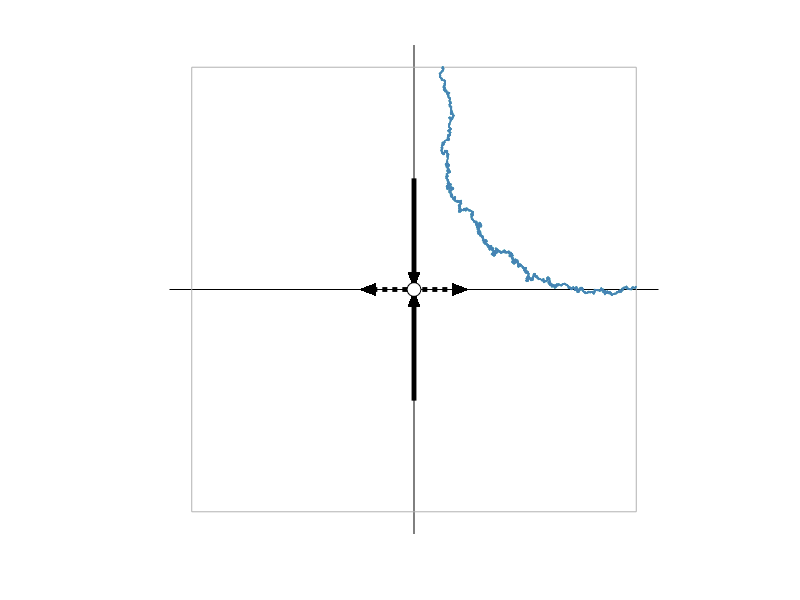

This chart was generated by the following MATLAB code:
function figure6
%FIGURE6  A dissipative linear saddle equilibrium point

%   Kathryn A. Daltorio & Andrew D. Horchler, horchler @ gmail . com
%   Created 6-7-14, Revision: 1.1, 6-15-14


rng(15);                            % Set random seed to mak repeatable
dt = 1e-4;                          % Integration step size
delta = 0.1;                        % Neighborhood size
lambda_s = 0.08; lambda_u = 0.04;   % Stable and unstable eigenvalues
epsilon = 1.5e-3;                   % Noise magnitude

figure('Color','w','Renderer','painters');
pos = get(gcf,'Position'); set(gcf,'Position',pos([1:3 3]));
axis([-1 1 -1 1]*delta*1.1);
axis square; axis off; hold on;

% Draw axes, saddle, and eigenvectors
arrowx = 0.25*delta; arrowy = 0.5*delta;
arrow_length = 0.08*delta; arrow_width = 0.03*delta;
plot([-1 1]*delta*1.1,[0 0],'k',[0 0],[-1 1]*delta*1.1,'k');
plot([0 0],[1 -1]*arrowy,'k','LineWidth',3.5);
patch([0 -1 1 -1 1]*arrow_width,[0 1 1 -1 -1]*arrow_length,'k',...
      'EdgeColor','none');
plot([-1 1]*0.75*arrowx,[0 0],'k:','LineWidth',3.5);
patch([-arrowx -arrowx+arrow_length -arrowx+arrow_length -arrowx ...
       arrowx arrowx-arrow_length arrowx-arrow_length arrowx],...
      [0 1 -1 0 0 1 -1 0]*arrow_width,'k','EdgeColor','none');
plot(0,0,'ko','MarkerSize',10,'MarkerFaceColor','w');
plot([1 1 -1 -1 1]*delta,[1 -1 -1 1 1]*delta,'Color',[0.7 0.7 0.7]);
drawnow;

% Draw contour lines using solution to ODE
for x0 = 5*logspace(log10(delta/100),log10(delta/10),4)
    tf = log(delta/x0)/lambda_u; t = 0:dt:tf;
    x = x0*exp(lambda_u*t);
    y = delta*exp(-lambda_s*t);
    
    plot(x,y,'k','Color',[0.5 0.5 0.5]);
    drawnow;
end

% Simulate and plot noisy trajectory
lt = 1e6;
x = zeros(1,lt); x(1) = epsilon/sqrt(2*lambda_s)*randn;
y = zeros(1,lt); y(1) = delta;
i = 1;
while i<lt && abs(x(i))<delta
    x(i+1) = x(i)+lambda_u*x(i)*dt+epsilon*sqrt(dt)*randn;
    y(i+1) = y(i)-lambda_s*y(i)*dt+epsilon*sqrt(dt)*randn;
    i = i+1;
end
plot(x(1:i),y(1:i),'k','LineWidth',1,'Color',[70 130 180]/255);
drawnow;